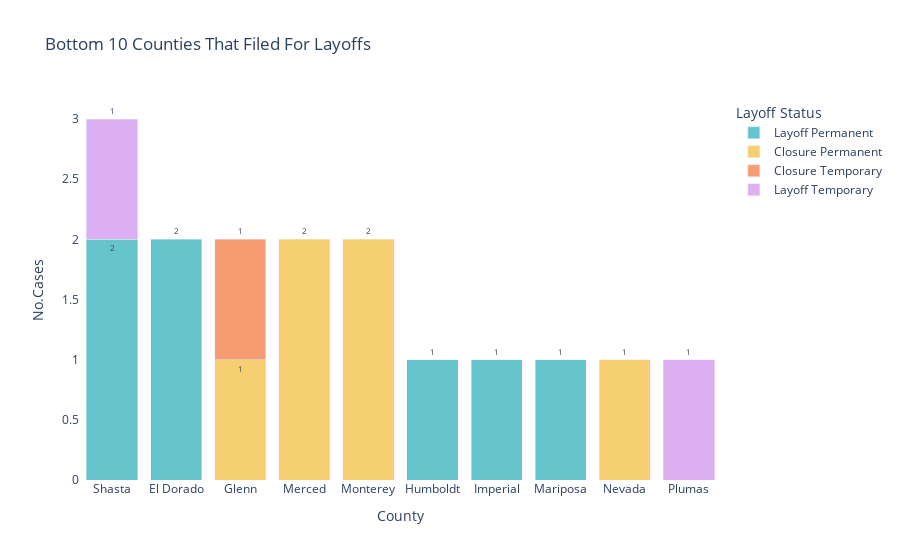

Notebook code cell kept with this figure:
### Code cell
#Group together County & Layoff Status
lowcounty_layoffs_group = low_df.groupby(['County','Layoff Status']).count()

#Rewrite the dataframe to remove unneeded columns
lowcounty_layoffs_group = lowcounty_layoffs_group[['Company']]

#Reset Index in order to plot with plotly
lowcounty_layoffs_group = lowcounty_layoffs_group.reset_index()

#Pivot Table while filling in Nan w/ zeros & type to int
lowcounty_layoffs_group = lowcounty_layoffs_group.rename(columns={
    "Company":"No.Cases"
})

#Ploting the counties with the lowest layoffs
fig = px.bar(lowcounty_layoffs_group, x='County', 
             y='No.Cases', 
             color='Layoff Status',
             text_auto='.s',
             title='Bottom 10 Counties That Filed For Layoffs',
             #Changing colors on graph
             color_discrete_sequence=px.colors.qualitative.Pastel
            )
#Update graph so that results are in decsending order
fig.update_layout(barmode='stack', xaxis={'categoryorder':'total descending'})

#Edit the text in the stacked bars
fig.update_traces(textfont_size=8, textangle=0, textposition="outside", cliponaxis=False)

#Transparent background
fig.update_layout(
    {
        "paper_bgcolor": "rgba(0, 0, 0, 0)",
        "plot_bgcolor": "rgba(0, 0, 0, 0)",
    }
)

#Save plot as image file
fig.write_image("/Users/leslieleiva/Documents/GitHub/WARN-Notice-Analysis/Images/Low10_County_Plotly.png")

#View plot
fig.show()

### Figure 1 — Plotly figure (JSON) as saved in the notebook; plotly's stock layout.template omitted (floating-point values rounded to 4 significant figures)
{"data": [{"alignmentgroup": "True", "cliponaxis": false, "hovertemplate": "Layoff Status=Layoff Permanent<br>County=%{x}<br>No.Cases=%{y}<extra></extra>", "legendgroup": "Layoff Permanent", "marker": {"color": "rgb(102, 197, 204)", "pattern": {"shape": ""}}, "name": "Layoff Permanent", "offsetgroup": "Layoff Permanent", "orientation": "v", "showlegend": true, "textangle": 0, "textfont": {"size": 8}, "textposition": "outside", "texttemplate": "%{y:.s}", "type": "bar", "x": ["El Dorado", "Humboldt", "Imperial", "Mariposa", "Shasta"], "xaxis": "x", "y": [2, 1, 1, 1, 2], "yaxis": "y"}, {"alignmentgroup": "True", "cliponaxis": false, "hovertemplate": "Layoff Status=Closure Permanent<br>County=%{x}<br>No.Cases=%{y}<extra></extra>", "legendgroup": "Closure Permanent", "marker": {"color": "rgb(246, 207, 113)", "pattern": {"shape": ""}}, "name": "Closure Permanent", "offsetgroup": "Closure Permanent", "orientation": "v", "showlegend": true, "textangle": 0, "textfont": {"size": 8}, "textposition": "outside", "texttemplate": "%{y:.s}", "type": "bar", "x": ["Glenn", "Merced", "Monterey", "Nevada"], "xaxis": "x", "y": [1, 2, 2, 1], "yaxis": "y"}, {"alignmentgroup": "True", "cliponaxis": false, "hovertemplate": "Layoff Status=Closure Temporary<br>County=%{x}<br>No.Cases=%{y}<extra></extra>", "legendgroup": "Closure Temporary", "marker": {"color": "rgb(248, 156, 116)", "pattern": {"shape": ""}}, "name": "Closure Temporary", "offsetgroup": "Closure Temporary", "orientation": "v", "showlegend": true, "textangle": 0, "textfont": {"size": 8}, "textposition": "outside", "texttemplate": "%{y:.s}", "type": "bar", "x": ["Glenn"], "xaxis": "x", "y": [1], "yaxis": "y"}, {"alignmentgroup": "True", "cliponaxis": false, "hovertemplate": "Layoff Status=Layoff Temporary<br>County=%{x}<br>No.Cases=%{y}<extra></extra>", "legendgroup": "Layoff Temporary", "marker": {"color": "rgb(220, 176, 242)", "pattern": {"shape": ""}}, "name": "Layoff Temporary", "offsetgroup": "Layoff Temporary", "orientation": "v", "showlegend": true, "textangle": 0, "textfont": {"size": 8}, "textposition": "outside", "texttemplate": "%{y:.s}", "type": "bar", "x": ["Plumas", "Shasta"], "xaxis": "x", "y": [1, 1], "yaxis": "y"}], "layout": {"barmode": "stack", "legend": {"title": {"text": "Layoff Status"}, "tracegroupgap": 0}, "paper_bgcolor": "rgba(0, 0, 0, 0)", "plot_bgcolor": "rgba(0, 0, 0, 0)", "title": {"text": "Bottom 10 Counties That Filed For Layoffs"}, "xaxis": {"anchor": "y", "categoryorder": "total descending", "domain": [0, 1], "title": {"text": "County"}}, "yaxis": {"anchor": "x", "domain": [0, 1], "title": {"text": "No.Cases"}}}}
